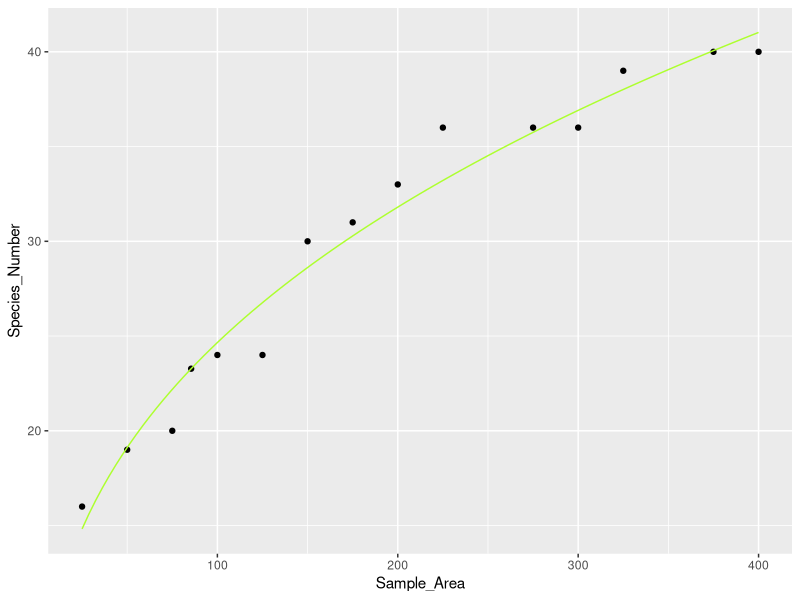
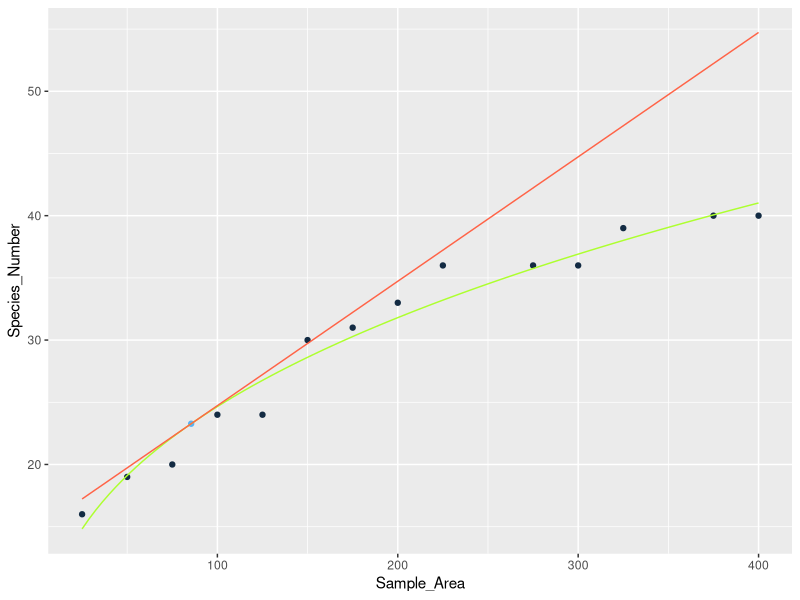

The R source for these figures, in order:
#
m_grass <- read.table(header = TRUE, text = "
Area SC
25 16
50 19
75 20
100 24
125 24
150 30
175 31
200 33
225 36
275 36
300 36
325 39
375 40
400 40
")
attach(m_grass)
names(m_grass)

Sample_Area<-m_grass[,'Area']
Species_Number<-m_grass[,'SC']

Sample_Area<-log10(Sample_Area)
Species_Number<-log10(Species_Number)
m_grass<-cbind(Sample_Area, Species_Number)
m_grass<-as.data.frame(m_grass)
m_grass

model <- lm(formula= Species_Number~Sample_Area,
            data=m_grass)
summary(model)

#result:y=0.65760+0.36718x,R-squared:0.9651
#z=0.36718,log10(c)=0.65760
c<-10^(0.65760)
c*0.36718

#math function
formation<-function(x){
  return(4.545692*x^0.36718)
}

#re-input m_grass data, and print picture
m_grass <- read.table(header = TRUE, text = "
Sample_Area Species_Number IM
25 16 0
50 19 0
75 20 0
85.4665 23.27645 1
100 24 0
125 24 0
150 30 0
175 31 0
200 33 0
225 36 0
275 36 0
300 36 0
325 39 0
375 40 0
400 40 0
")
attach(m_grass)
names(m_grass)


library(ggplot2)
ggplot(data = m_grass) + 
  geom_point(mapping = aes(x = Sample_Area, y = Species_Number)) +
  stat_function(fun = formation, colour="GreenYellow")

# Rplot01-Result-Grass.png

m_grass <- read.table(header = TRUE, text = "
Sample_Area Species_Number IM
25 16 0
50 19 0
75 20 0
85.4665 23.27645 1
100 24 0
125 24 0
150 30 0
175 31 0
200 33 0
225 36 0
275 36 0
300 36 0
325 39 0
375 40 0
400 40 0
")
attach(m_grass)
names(m_grass)

formation<-function(x){
  return(4.545692*x^0.36718)
}

formation2<-function(x){
  return(0.1*x+14.7298) 
  }

library(ggplot2)
ggplot(data = m_grass) + 
  geom_point(mapping = aes(x = Sample_Area, y = Species_Number, colour = IM)) +
  stat_function(fun = formation, colour="GreenYellow") +
  stat_function(fun = formation2, colour="Tomato") +
  theme(legend.position = "none")

